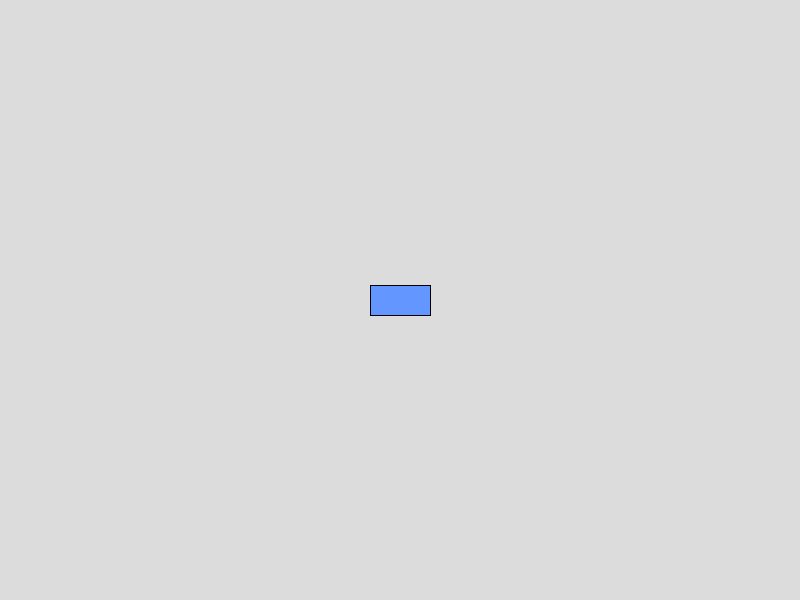
Frame 1 (no input)
Frame 60 (the mouse pressed at the canvas centre just before this capture): identical to frame 1, image omitted
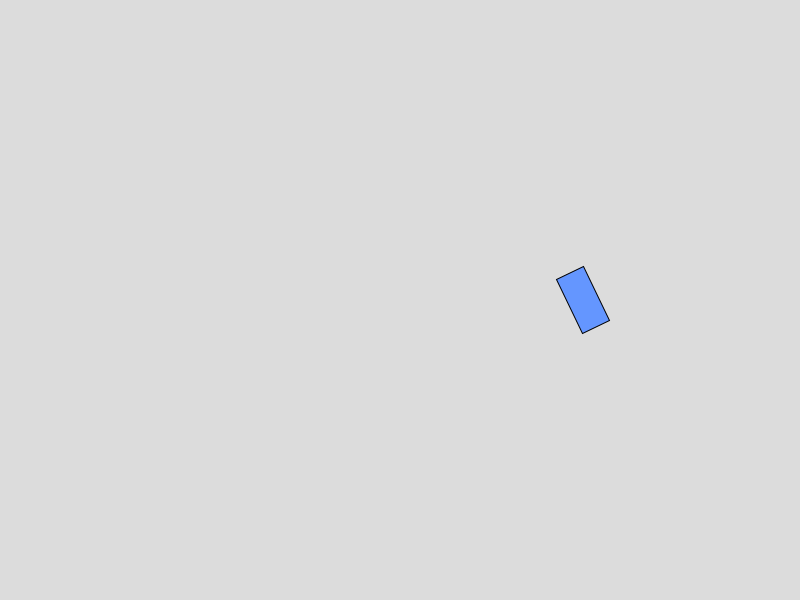
Frame 120 (the mouse held since frame 60 and released just before this capture)

The Processing sketch that drew these frames (run headless with seeded random() and noise(); from frame 60 on, the mouse is pressed at the canvas centre):

// Processing sketch: ejecicio_1_movill
// ── ejecicio_1_movill.pde
Movil m;

void setup() {
  size(800, 600);
  m = new Movil(width/2, height/2);
}

void draw() {
  background(220);

  PVector fuerza = new PVector(0.1, 0);

  if (mousePressed) {
    m.aplicarFuerza(fuerza);
  }

  m.actualizar();
  m.mostrar();
}

class Movil {
  PVector pos, vel, ace;
  float angulo = 0;
  float velAngular = 0;

  Movil(float x, float y) {
    pos = new PVector(x, y);
    vel = new PVector();
    ace = new PVector();
  }

  void aplicarFuerza(PVector f) {
    ace.add(f);
    velAngular += 0.05;
  }

  void actualizar() {
    vel.add(ace);
    pos.add(vel);

    angulo += velAngular;

    ace.mult(0);
    velAngular *= 0.98;
  }

  void mostrar() {
    pushMatrix();
    translate(pos.x, pos.y);
    rotate(angulo);

    rectMode(CENTER);
    fill(100, 150, 255);
    rect(0, 0, 60, 30);

    popMatrix();
  }
}
